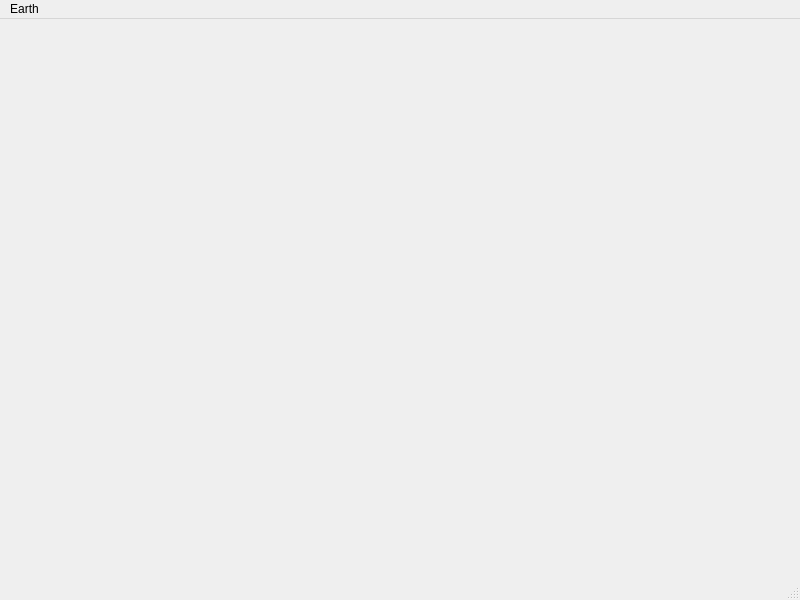
<?xml version="1.0" encoding="UTF-8"?>
<ui version="4.0">
 <class>MainWindow</class>
 <widget class="QMainWindow" name="MainWindow">
  <property name="geometry">
   <rect>
    <x>0</x>
    <y>0</y>
    <width>800</width>
    <height>600</height>
   </rect>
  </property>
  <property name="windowTitle">
   <string>MainWindow</string>
  </property>
  <widget class="QWidget" name="centralwidget">
   <widget class="QWidget" name="widget" native="true">
    <property name="geometry">
     <rect>
      <x>10</x>
      <y>10</y>
      <width>771</width>
      <height>531</height>
     </rect>
    </property>
   </widget>
  </widget>
  <widget class="QMenuBar" name="menubar">
   <property name="geometry">
    <rect>
     <x>0</x>
     <y>0</y>
     <width>800</width>
     <height>28</height>
    </rect>
   </property>
   <widget class="QMenu" name="menuEarth">
    <property name="title">
     <string>Earth</string>
    </property>
   </widget>
   <addaction name="menuEarth"/>
  </widget>
  <widget class="QStatusBar" name="statusbar"/>
 </widget>
 <resources/>
 <connections/>
</ui>
